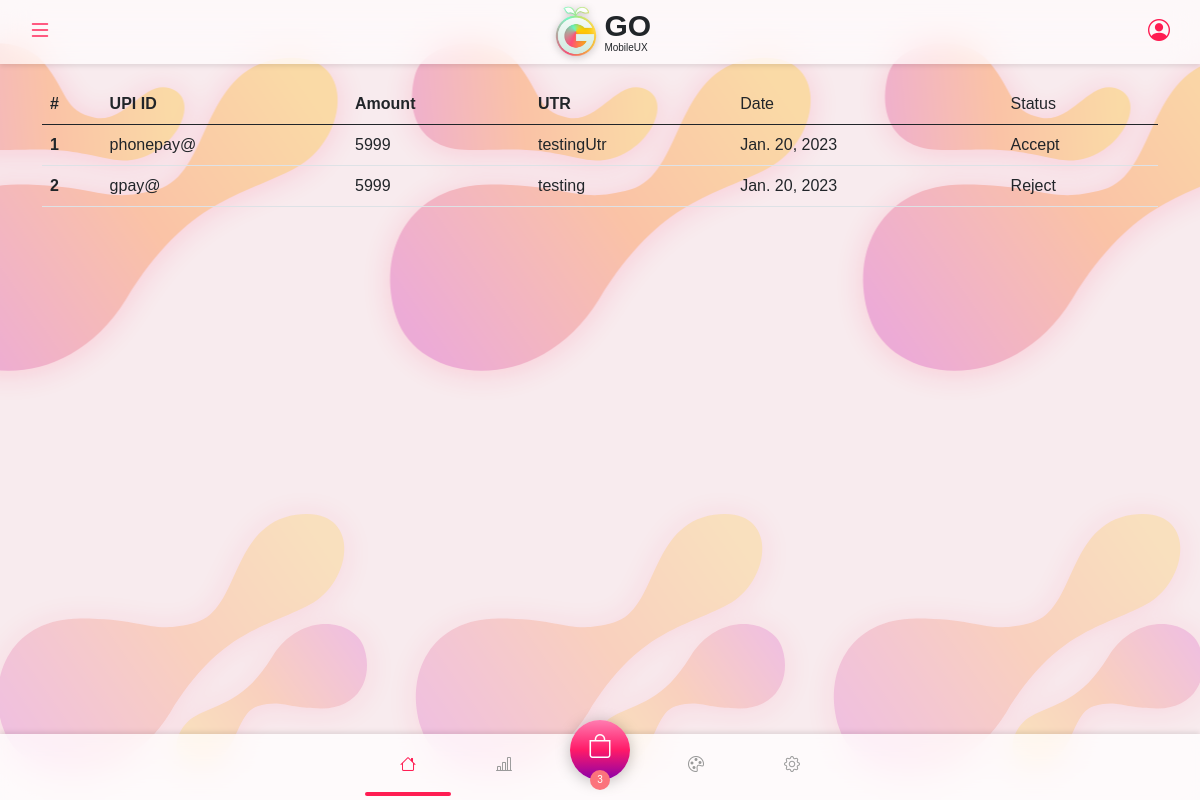
The app's page /recharge/history, older data.
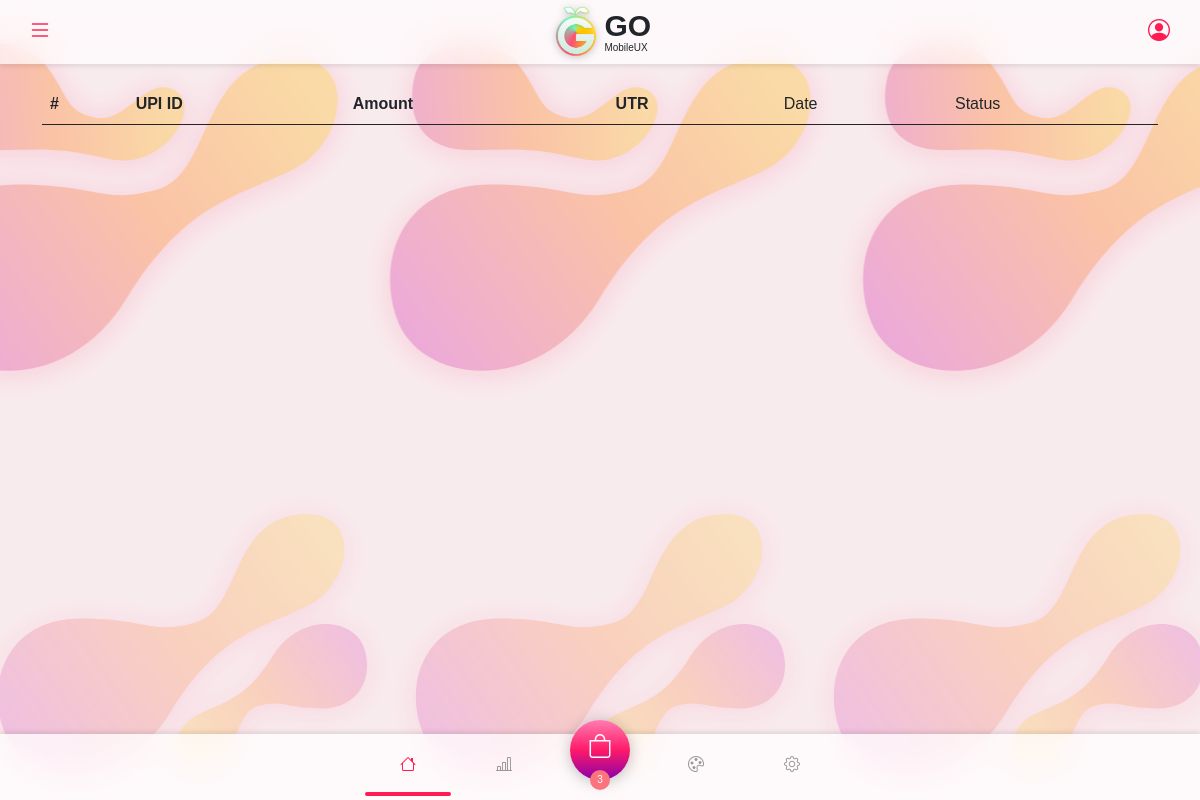
The same page, newer data.
### shopping_app/models.py (models this page shows, shortened)
class Recharge(models.Model):
    user = models.ForeignKey(to=Profile,on_delete=CASCADE)
    upi_id = models.CharField(max_length=100)
    amount = models.PositiveIntegerField()
    utr = models.CharField(max_length=100)
    date = models.DateField(auto_now_add=True)
    recharge_request = models.CharField(max_length=50,choices=recharge_request,default="Pending")

### shopping_app/views.py (the view)
# urls.py: path("recharge/history",views.recharge_history,name="recharge_history"),
def recharge_history(request):
    recharge = Recharge.objects.all()
    return render(request,'transaction/recharge_history.html',{'recharge':recharge})

### templates/transaction/recharge_history.html
{% extends 'Base/base.html' %}
{% block main-content %}
<table class="table">
    <thead>
      <tr>
        <th scope="col">#</th>
        <th scope="col">UPI ID</th>
        <th scope="col">Amount</th>
        <th scope="col">UTR</th>
        <td scope="col">Date</td>
        <td scope="col">Status</td>
      </tr>
    </thead>
    <tbody>
        {% for i in recharge %}
      <tr>
        <th scope="row">{{forloop.counter}}</th>
        <td>{{i.upi_id}}</td>
        <td>{{i.amount}}</td>
        <td>{{i.utr}}</td>
        <td>{{i.date}}</td>
        <td>{{i.recharge_request}}</td>
    </tr>
    {% endfor %}
    </tbody>
  </table>
{% endblock main-content %}

Row changes from the older to the newer data that the page shows:
removed Recharge: upi_id "phonepay@", amount "5999", utr "testingUtr", date "Jan. 20, 2023", recharge_request "Accept"
removed Recharge: upi_id "gpay@", amount "5999", utr "testing", date "Jan. 20, 2023", recharge_request "Reject"
